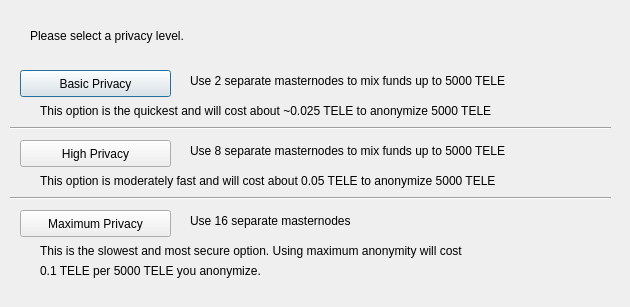
<?xml version="1.0" encoding="UTF-8"?>
<ui version="4.0">
 <class>ObfuscationConfig</class>
 <widget class="QDialog" name="ObfuscationConfig">
  <property name="geometry">
   <rect>
    <x>0</x>
    <y>0</y>
    <width>630</width>
    <height>307</height>
   </rect>
  </property>
  <property name="windowTitle">
   <string>Configure Obfuscation</string>
  </property>
  <widget class="QPushButton" name="buttonBasic">
   <property name="geometry">
    <rect>
     <x>20</x>
     <y>70</y>
     <width>151</width>
     <height>27</height>
    </rect>
   </property>
   <property name="text">
    <string>Basic Privacy</string>
   </property>
  </widget>
  <widget class="QPushButton" name="buttonHigh">
   <property name="geometry">
    <rect>
     <x>20</x>
     <y>140</y>
     <width>151</width>
     <height>27</height>
    </rect>
   </property>
   <property name="text">
    <string>High Privacy</string>
   </property>
  </widget>
  <widget class="QPushButton" name="buttonMax">
   <property name="geometry">
    <rect>
     <x>20</x>
     <y>210</y>
     <width>151</width>
     <height>27</height>
    </rect>
   </property>
   <property name="text">
    <string>Maximum Privacy</string>
   </property>
  </widget>
  <widget class="QLabel" name="label">
   <property name="geometry">
    <rect>
     <x>30</x>
     <y>20</y>
     <width>571</width>
     <height>31</height>
    </rect>
   </property>
   <property name="text">
    <string>Please select a privacy level.</string>
   </property>
  </widget>
  <widget class="QLabel" name="label_2">
   <property name="geometry">
    <rect>
     <x>190</x>
     <y>70</y>
     <width>421</width>
     <height>21</height>
    </rect>
   </property>
   <property name="text">
    <string>Use 2 separate masternodes to mix funds up to 5000 TELE</string>
   </property>
  </widget>
  <widget class="QLabel" name="label_3">
   <property name="geometry">
    <rect>
     <x>190</x>
     <y>140</y>
     <width>411</width>
     <height>21</height>
    </rect>
   </property>
   <property name="text">
    <string>Use 8 separate masternodes to mix funds up to 5000 TELE</string>
   </property>
  </widget>
  <widget class="QLabel" name="label_4">
   <property name="geometry">
    <rect>
     <x>190</x>
     <y>210</y>
     <width>421</width>
     <height>21</height>
    </rect>
   </property>
   <property name="text">
    <string>Use 16 separate masternodes</string>
   </property>
  </widget>
  <widget class="QLabel" name="label_6">
   <property name="geometry">
    <rect>
     <x>40</x>
     <y>100</y>
     <width>561</width>
     <height>21</height>
    </rect>
   </property>
   <property name="text">
    <string>This option is the quickest and will cost about ~0.025 TELE to anonymize 5000 TELE</string>
   </property>
  </widget>
  <widget class="QLabel" name="label_7">
   <property name="geometry">
    <rect>
     <x>40</x>
     <y>170</y>
     <width>561</width>
     <height>21</height>
    </rect>
   </property>
   <property name="text">
    <string>This option is moderately fast and will cost about 0.05 TELE to anonymize 5000 TELE</string>
   </property>
  </widget>
  <widget class="QLabel" name="label_8">
   <property name="geometry">
    <rect>
     <x>40</x>
     <y>240</y>
     <width>561</width>
     <height>21</height>
    </rect>
   </property>
   <property name="text">
    <string>This is the slowest and most secure option. Using maximum anonymity will cost</string>
   </property>
  </widget>
  <widget class="QLabel" name="label_9">
   <property name="geometry">
    <rect>
     <x>40</x>
     <y>260</y>
     <width>561</width>
     <height>21</height>
    </rect>
   </property>
   <property name="text">
    <string>0.1 TELE per 5000 TELE you anonymize.</string>
   </property>
  </widget>
  <widget class="Line" name="line">
   <property name="geometry">
    <rect>
     <x>10</x>
     <y>120</y>
     <width>601</width>
     <height>16</height>
    </rect>
   </property>
   <property name="orientation">
    <enum>Qt::Horizontal</enum>
   </property>
  </widget>
  <widget class="Line" name="line_2">
   <property name="geometry">
    <rect>
     <x>10</x>
     <y>190</y>
     <width>601</width>
     <height>16</height>
    </rect>
   </property>
   <property name="orientation">
    <enum>Qt::Horizontal</enum>
   </property>
  </widget>
 </widget>
 <resources/>
 <connections/>
</ui>
